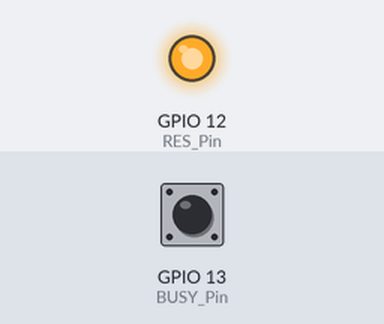
Recording of a sketch running on a simulated ESP32. On the bench: output pins drawn as LEDs (lit = HIGH). The test bench sets the inputs (shaded band); at power-on: GPIO 13 (BUSY_Pin) LOW. Pins used as bus, display or sensor lines are not drawn.

Above: at 1.2 s.
1.3 s: GPIO 13 (BUSY_Pin) pulsed HIGH 5 times (0.12 s each, 0.3 s apart)
Timing chart, 0 to 6.1 s (numbered marks = the images above; inputs shaded):
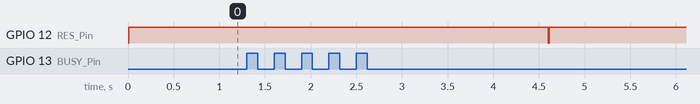

Measured:
- after the input at 1.3 s, GPIO 12 (RES_Pin): HIGH → LOW after 3.3 s, → HIGH 0.01 s later

The sketch:

GDEY0583T8_Arduino.ino
```cpp
#include <SPI.h>
#include"Ap_29demo.h"
//IO settings
int BUSY_Pin = A14;
int RES_Pin = A15;
int DC_Pin = A16;
int CS_Pin = A17;
//SCLK--GPIO23
//MOSI---GPIO18

#define EPD_W21_CS_0 digitalWrite(CS_Pin,LOW)
#define EPD_W21_CS_1 digitalWrite(CS_Pin,HIGH)
#define EPD_W21_DC_0  digitalWrite(DC_Pin,LOW)
#define EPD_W21_DC_1  digitalWrite(DC_Pin,HIGH)
#define EPD_W21_RST_0 digitalWrite(RES_Pin,LOW)
#define EPD_W21_RST_1 digitalWrite(RES_Pin,HIGH)
#define isEPD_W21_BUSY digitalRead(BUSY_Pin)
////////FUNCTION//////
void SPI_Write(unsigned char value);
void EPD_W21_WriteDATA(unsigned char command);
void EPD_W21_WriteCMD(unsigned char command);
//EPD
void EPD_W21_Init(void);
void EPD_init(void);
void EPD_sleep(void);
void EPD_refresh(void);
void lcd_chkstatus(void);
void PIC_display_Clean(void);
void PIC_display(const unsigned char* picData);
void setup() {
   pinMode(BUSY_Pin, INPUT);
   pinMode(RES_Pin, OUTPUT);
   pinMode(DC_Pin, OUTPUT);
   pinMode(CS_Pin, OUTPUT);
   //SPI
   SPI.beginTransaction(SPISettings(10000000, MSBFIRST, SPI_MODE0));
   SPI.begin ();
}
//Tips//
/*When the electronic paper is refreshed in full screen, the picture flicker is a normal phenomenon, and the main function is to clear the display afterimage in the previous picture.
  When the local refresh is performed, the screen does not flash.*/
/*When you need to transplant the driver, you only need to change the corresponding IO. The BUSY pin is the input mode and the others are the output mode. */

void loop() {
  while(1)
  {
    EPD_init(); //EPD init
    PIC_display(gImage_1);//EPD_picture1
    EPD_sleep();//EPD_sleep,Sleep instruction is necessary, please do not delete!!!
    delay(2000); //2s


    //PICTURE Clean
     EPD_init(); //EPD init
    PIC_display_Clean();
    EPD_sleep();//EPD_sleep,Sleep instruction is necessary, please do not delete!!!
    while(1);

  }


}

//////////////////////SPI///////////////////////////////////

void SPI_Write(unsigned char value)
{
    SPI.transfer(value);

}

void EPD_W21_WriteCMD(unsigned char command)
{
  EPD_W21_CS_0;
  EPD_W21_DC_0;   // command write
  SPI_Write(command);
  EPD_W21_CS_1;
}
void EPD_W21_WriteDATA(unsigned char command)
{
  EPD_W21_CS_0;
  EPD_W21_DC_1;   // command write
  SPI_Write(command);
  EPD_W21_CS_1;
}


/////////////////EPD settings Functions/////////////////////
void EPD_W21_Init(void)
{
    EPD_W21_RST_0;    // Module reset
    delay(10);//At least 10ms delay
    EPD_W21_RST_1;
    delay(10);//At least 10ms delay
}
void EPD_init(void)
{
    EPD_W21_Init();     //Electronic paper IC reset
    //Enhanced display drive(Add 0x06 command)
    EPD_W21_WriteCMD(0x06);     //Booster Soft Start
    EPD_W21_WriteDATA (0x17);
    EPD_W21_WriteDATA (0x17);
    EPD_W21_WriteDATA (0x28);
    EPD_W21_WriteDATA (0x17);

    EPD_W21_WriteCMD(0x04); //POWER ON
    lcd_chkstatus();        //waiting for the electronic paper IC to release the idle signal

    EPD_W21_WriteCMD(0X00);     //PANNEL SETTING
    EPD_W21_WriteDATA(0x0F);   //KW-3f   KWR-2F BWROTP 0f BWOTP 1f


    EPD_W21_WriteCMD(0X50);     //VCOM AND DATA INTERVAL SETTING
    EPD_W21_WriteDATA(0x20);
    EPD_W21_WriteDATA(0x07);
}
void EPD_refresh(void)
{
    EPD_W21_WriteCMD(0x12);     //DISPLAY REFRESH
    delay(10);          //!!!The delay here is necessary, 200uS at least!!!
    lcd_chkstatus();
}
void EPD_sleep(void)
{
    EPD_W21_WriteCMD(0X02);   //power off
    lcd_chkstatus();          //waiting for the electronic paper IC to release the idle signal
    delay(100);      //Power off time delay
    EPD_W21_WriteCMD(0X07);   //deep sleep
    EPD_W21_WriteDATA(0xA5);
}

void PIC_display(const unsigned char* picData)
{
    unsigned int i;
    //Write Data
    EPD_W21_WriteCMD(0x10);
    for(i=0;i<38880;i++)
    {
      EPD_W21_WriteDATA(picData[i]);
    }
    EPD_W21_WriteCMD(0x13);
    for(i=0;i<38880;i++)
    {
      EPD_W21_WriteDATA(0x00);
    }
   //Refresh
    EPD_W21_WriteCMD(0x12);   //DISPLAY REFRESH
    delay(10);   //!!!The delay here is necessary, 200uS at least!!!
    lcd_chkstatus();          //waiting for the electronic paper IC to release the idle signal

}

void PIC_display_Clean(void)
{
    unsigned int i;
    //Write Data
    EPD_W21_WriteCMD(0x10);
    for(i=0;i<38880;i++)
    {
      EPD_W21_WriteDATA(0x00);
    }
    EPD_W21_WriteCMD(0x13);
    for(i=0;i<38880;i++)
    {
      EPD_W21_WriteDATA(0x00);
    }
    //Refresh
    EPD_W21_WriteCMD(0x12);   //DISPLAY REFRESH
    delay(10);              //!!!The delay here is necessary, 200uS at least!!!
    lcd_chkstatus();          //waiting for the electronic paper IC to release the idle signal

}
void lcd_chkstatus(void)
{
  while(!isEPD_W21_BUSY);   //0:BUSY, 1:FREE
}
```

Source omitted: Ap_29demo.h (data table, 196958 bytes)
